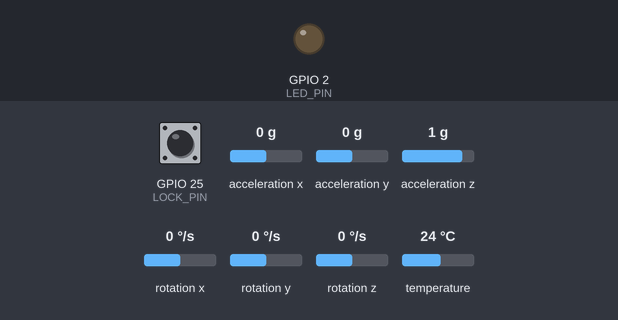
Recording of a sketch running on a simulated ESP32. On the bench: output pins drawn as LEDs (lit = HIGH). Dashed ring = blinking. Inputs (shaded band) come from the test bench; at power-on: GPIO 25 (LOCK_PIN) HIGH, acceleration x 0 g, acceleration y 0 g, acceleration z 1 g, rotation x 0 °/s, rotation y 0 °/s, rotation z 0 °/s, temperature 24 °C.

Above: at 1.2 s.
1.3 s: GPIO 25 (LOCK_PIN) pulled LOW for 0.15 s
At 1.56 s:
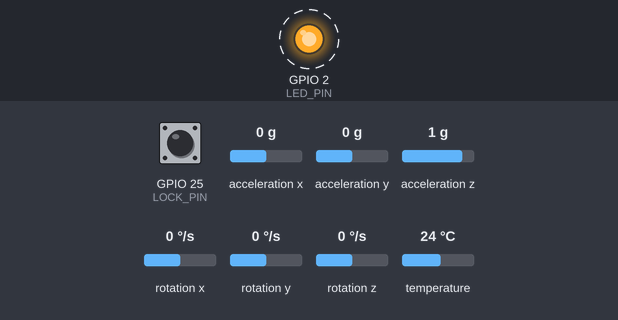
4.3 s: GPIO 25 (LOCK_PIN) pulled LOW for 3.2 s
At 5.2 s:
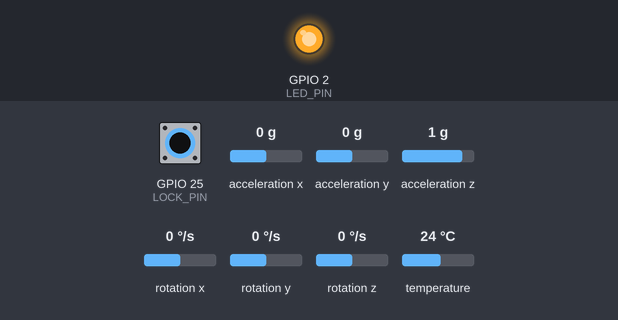
Timing chart, 0 to 9.2 s (numbered marks = the images above; inputs shaded):
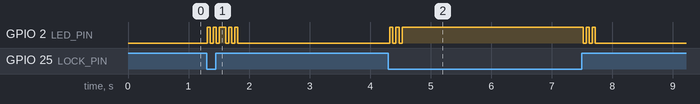

The sketch:

Controller_Transmitter.ino
```cpp
#include <esp_now.h>
#include <WiFi.h>
#include <Adafruit_MPU6050.h>
#include <Adafruit_Sensor.h>
#include <Wire.h>
#include <esp_wifi.h>

// --- PINS ---
#define I2C_SDA 33
#define I2C_SCL 32
const int LED_PIN = 2;
const int LOCK_PIN = 25;

// --- CONFIG ---
const int speedLimit = 200;
#define WIFI_CHANNEL 1 // Must match Car AP Channel

uint8_t broadcastAddress[] = {0xFF, 0xFF, 0xFF, 0xFF, 0xFF, 0xFF};
Adafruit_MPU6050 mpu;

typedef struct struct_message {
  int throttle;
  int steering;
  bool armed;
} struct_message;

struct_message myData;
esp_now_peer_info_t peerInfo;

int lastLockState = HIGH;

void OnDataSent(const uint8_t * mac_addr, esp_now_send_status_t status) {
  // Optional: Add LED blink on success here if desired
}

void setup() {
  Serial.begin(115200);
  pinMode(LED_PIN, OUTPUT);
  pinMode(LOCK_PIN, INPUT_PULLUP);
  digitalWrite(LED_PIN, LOW);

  Wire.begin(I2C_SDA, I2C_SCL);
  if (!mpu.begin()) {
    while (1) {
      digitalWrite(LED_PIN, !digitalRead(LED_PIN));
      delay(100);
    }
  }

  mpu.setAccelerometerRange(MPU6050_RANGE_8_G);
  mpu.setGyroRange(MPU6050_RANGE_500_DEG);
  mpu.setFilterBandwidth(MPU6050_BAND_21_HZ);

  // --- WI-FI SETUP ---
  WiFi.mode(WIFI_STA);
  WiFi.disconnect();

  // Force Channel to match Receiver
  esp_wifi_set_promiscuous(true);
  esp_wifi_set_channel(WIFI_CHANNEL, WIFI_SECOND_CHAN_NONE);
  esp_wifi_set_promiscuous(false);

  if (esp_now_init() != ESP_OK) return;
  esp_now_register_send_cb((esp_now_send_cb_t) OnDataSent);

  memcpy(peerInfo.peer_addr, broadcastAddress, 6);
  peerInfo.channel = WIFI_CHANNEL;
  peerInfo.encrypt = false;
  if (esp_now_add_peer(&peerInfo) != ESP_OK) return;

  digitalWrite(LED_PIN, HIGH);
  lastLockState = digitalRead(LOCK_PIN);
}

void loop() {
  int currentLockState = digitalRead(LOCK_PIN);

  // Visual toggle confirmation
  if (currentLockState != lastLockState) {
    for (int i = 0; i < 5; i++) {
      digitalWrite(LED_PIN, !digitalRead(LED_PIN));
      delay(50);
    }
    lastLockState = currentLockState;
  }

  if (currentLockState == LOW) {
    // UNLOCKED
    digitalWrite(LED_PIN, HIGH);
    sensors_event_t a, g, temp;
    mpu.getEvent(&a, &g, &temp);

    int thr = (a.acceleration.x / 9.8) * 450;
    int str = (a.acceleration.y / 9.8) * -155;

    if (thr > speedLimit) thr = speedLimit;
    else if (thr < -speedLimit) thr = -speedLimit;
    if (thr > 255) thr = 255;
    else if (thr < -255) thr = -255;
    if (str > 255) str = 255;
    else if (str < -255) str = -255;
    if (abs(thr) < 50) thr = 0;
    if (abs(str) < 50) str = 0;

    myData.throttle = thr;
    myData.steering = str;
    myData.armed = true;

  } else {
    // LOCKED
    digitalWrite(LED_PIN, LOW);
    myData.throttle = 0;
    myData.steering = 0;
    myData.armed = false;
  }

  esp_now_send(broadcastAddress, (uint8_t *) &myData, sizeof(myData));
  delay(50);
}
```

Measured:
- after the input at 1.3 s, GPIO 2 (LED_PIN): alternates HIGH for 0.05 s and LOW for 0.05 s, 10 changes in all, then stays LOW, starting at once
